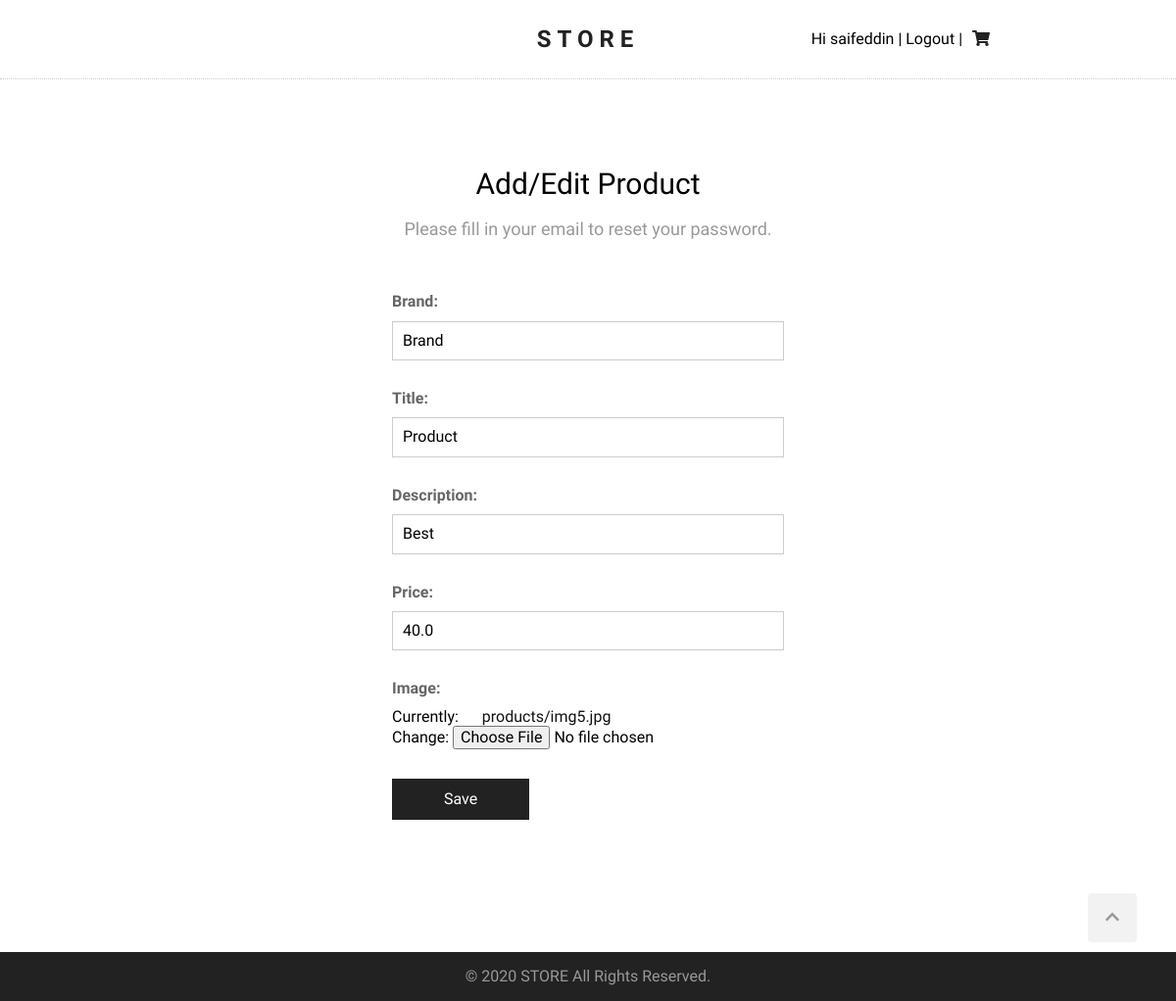
Screenshot of /products/edit/15/ (signed in) with the database file from the repository.
### products/models.py (models this page shows, shortened)
class Product(models.Model):
    brand = models.CharField(max_length=100)
    title = models.CharField(max_length=100)
    description = models.CharField(max_length=500)
    price = models.FloatField(null=True)
    created_at = models.DateTimeField(null=True, auto_now_add=True)
    image = models.ImageField(upload_to='products/', null=True)

### products/views.py (the view)
# urls.py: path('products/edit/<pk>/', product_edit, name="product-edit"),
def product_edit(request, pk):
    if request.user.is_authenticated and request.user.is_superuser:
        product = get_object_or_404(Product, pk=pk)
        if request.method == 'POST':
            form = AddProductForm(
                request.POST, request.FILES,  instance=product)
            if form.is_valid():
                form.save()
                return render(request, 'products/product-add-successful.html')
        else:
            form = AddProductForm(instance=product)
        return render(request, 'products/product-add.html', {'form': form})
    else:
        return redirect('product-list')

### products/forms.py
class AddProductForm(ModelForm):
    class Meta:
        model = Product
        fields = ('brand', 'title', 'description', 'price', 'image')

### templates/products/product-add.html (shortened to what this page needs)
{% extends "base.html" %}
{% block content %}
<section class="form-section">
    <h2 class="section-headline">Add/Edit Product</h2>
    <p class="section-description">
        Please fill in your email to reset your password.
    </p>
    <div class="form">
        <form action="" method="post" enctype="multipart/form-data">
            {{ form.as_p }}
            <p>
                <button type="submit">Save</button>
            </p>
        </form>
    </div>
</section>
{% endblock %}

### templates/base.html (shortened to what this page needs)
{% load static %}
<!DOCTYPE html>
<html lang="en">
<head>
    <link rel="stylesheet" href="{% static 'normalize.css' %}" />
    <link rel="stylesheet" href="{% static 'style.css' %}" />
</head>
<body>
    <div class="wrapper">
        <header>
            <h1 id="logo">
                <a href="{% url 'product-list' %}">STORE</a>
            </h1>
            <div id="controls">
                {% if user.is_authenticated %}
                <p>Hi {{ user.username }} | <a href="{% url 'logout' %}">Logout | </a></p>
                {% else %}
                <p>
                    <a href="{% url 'login' %}">Login | </a>
                </p>
                {% endif %}
                <div id="cart">
                    <a href="{% url 'cart' %}">
                    </a>
                </div>
            </div>
        </header>
        <main>
            {% block content %}{% endblock %}
        </main>
    </div>
    <footer>
        <a href="#" id="scroll-up">
            <i class="fas fa-chevron-up"></i>
        </a>
        <p>&copy; 2020 STORE All Rights Reserved.</p>
    </footer>
</body>
</html>

### static/style.css (style rules this page uses)
html { scroll-behavior: smooth; }
a { text-decoration: none; color: #000; }
body { margin: 0; font-family: 'Questrial', sans-serif; }
.wrapper { min-height: calc(100vh - 50px); }
header { height: auto; border-bottom: 1px dotted #ccc; }
#logo { text-align: center; font-family: 'Domine', serif; font-size: 24px; letter-spacing: 6px; line-height: 80px; margin: 0; }
#logo a { color: #222; text-decoration: none; }
#controls { position: absolute; top: 15px; right: 14%; }
#controls #cart { position: relative; display: inline-block; width: 30px; line-height: 30px; text-align: center; cursor: pointer; margin-right: 16px; }
#controls p { display: inline-block; }
#controls #cart a { color: #222; }
main { max-width: 960px; text-align: center; margin: 90px auto 90px auto; }
.section-headline { font-size: 30px; font-weight: normal; margin: 0; }
.section-description { color: #999; font-size: 18px; }
.form-section { overflow: auto; width: 100%; }
.form { max-width: 400px; margin: 45px auto; padding: 0 20px; }
.form p { margin: 0 0 20px 0; text-align: left; }
.form label { display: block; padding: 10px 0; color: #666; font-weight: bold; }
.form input[type=text], .form input[type=email], .form input[type=number], .form input[type=password], .form select { padding: 10px; max-width: 400px; width: 100%; border: 1px solid #ccc; box-sizing: border-box; }
.form button { width: 140px; line-height: 40px; font-size: 16px; background: #222; color: #fff; border: none; cursor: pointer; margin-top: 10px; transition-duration: .3s; }
.form a { text-decoration: none; color: #111; margin-left: 20px; }
footer { background-color: #222; height: 50px; color: #999; text-align: center; line-height: 50px; }
footer p { margin: 0; }
#scroll-up { width: 50px; height: 50px; background-color: #f2f2f2; bottom: 60px; right: 40px; position: fixed; border-radius: 4px; cursor: pointer; color: #999; }

### rows the page displays
Product: brand "Brand", title "Product", description "Best", price "40.0"

### other values shown
{{ user.username }} "saifeddin"
